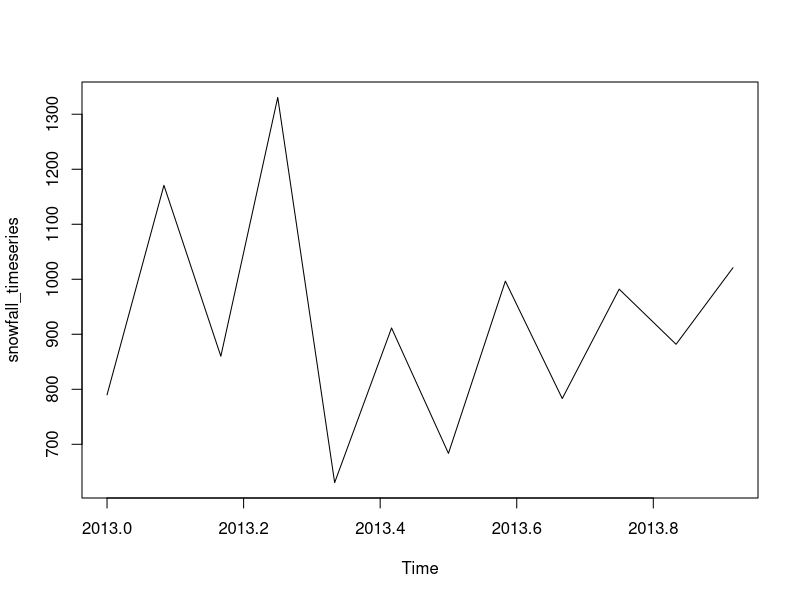
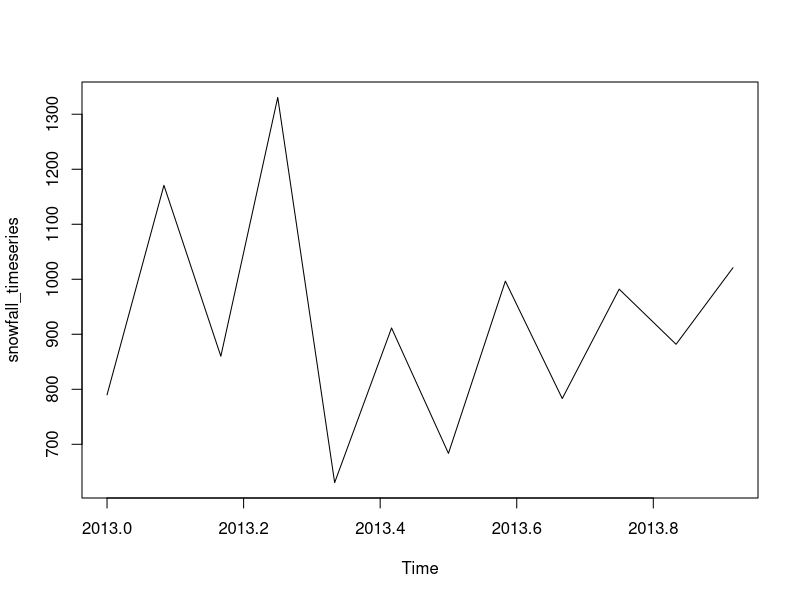

Recreate these plots in R, in order.
snowfall <- c(790,1170.8,860.1,1330.6,630.4,911.5,683.5,996.6,783.2,982,881.8,1021)  
snowfall_timeseries <- ts(snowfall, start = c(2013,1), frequency = 12)  
print(snowfall_timeseries)  
png(file = "snowfall.png")  
plot(snowfall_timeseries)  
dev.off()  
plot(snowfall_timeseries)